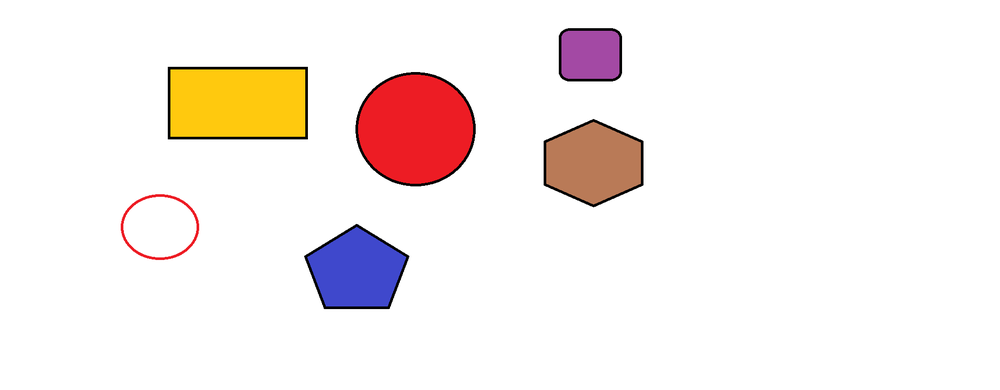
#> input picture Day17/input_images/p1.png, 1000 x 390 px, shrunk from 1913 x 747 before the run, found by its file name
$ python 'Shape Detection.py'
#> lines starting #> are read from the running program, lines starting #| are printed output that depends on the picture; after the words box and inside, x2 and y2 are one past the last pixel; in counts of white or black regions, pixels touching at a corner belong together
import cv2

img = cv2.imread("Day17/input_images/p1.png")  # load image
#> img is the input picture: shape (390, 1000, 3); mean B, G, R 237, 239.2, 247.5

gray = cv2.cvtColor(img, cv2.COLOR_BGR2GRAY)   # convert grayscale
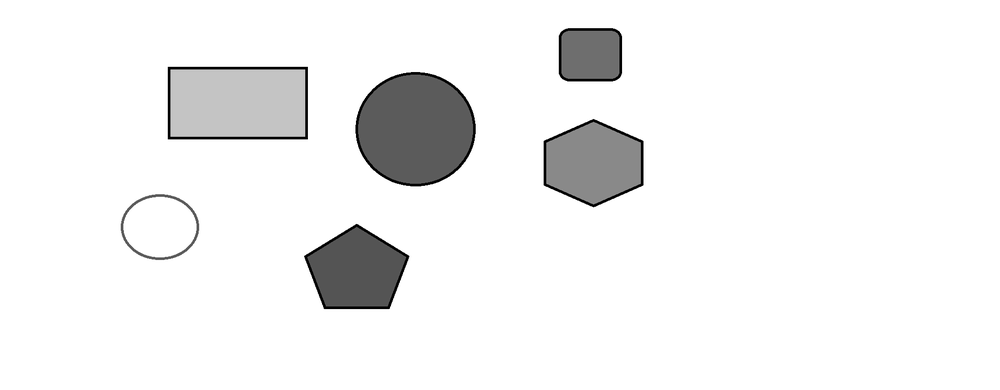
#> gray: shape (390, 1000); min 0, max 255, mean 241.4

_, thresh = cv2.threshold(gray,127,255,cv2.THRESH_BINARY_INV)   # convert into binary (bakcground is black and object is white like matrix)
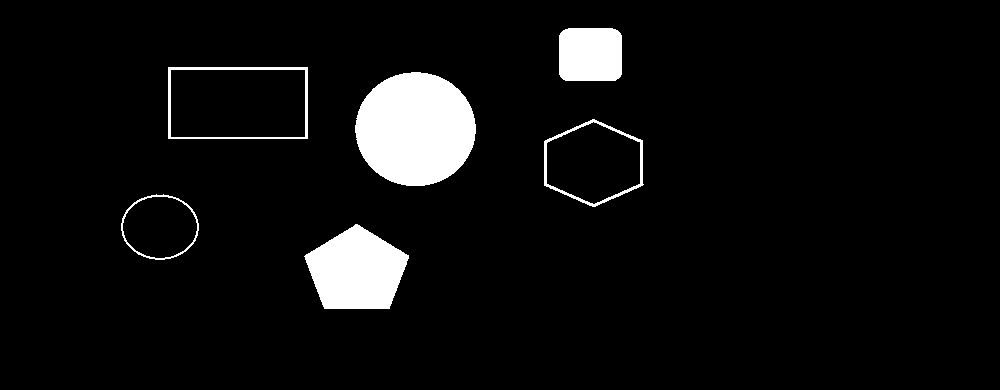
#> thresh: shape (390, 1000); 5.8% white; 6 white regions

contours, _ = cv2.findContours(   # find contour means find external edges and bounding area of object
    thresh,
    cv2.RETR_EXTERNAL,
    cv2.CHAIN_APPROX_SIMPLE
)
#> contours = 6 contours; box (x1, y1, x2, y2) and area: (355, 72, 476, 186) 10609, (168, 67, 308, 139) 9869, (544, 119, 644, 207) 6458, (304, 224, 409, 309) 6093, (121, 194, 199, 260) 3881, (559, 28, 622, 81) 3148

for cnt in contours:   #load all object in image one by one

    epsilon = 0.02 * cv2.arcLength(cnt, True)       #calculate perimeter
    approx = cv2.approxPolyDP(cnt, epsilon, True)   # find important points

    corners = len(approx)

    x,y,w,h = cv2.boundingRect(approx)

    if corners == 3:  #draw and text condition
        shape = "Triangle"

    elif corners == 4:

        ratio = w / float(h)

        if 0.95 <= ratio <= 1.05:
            shape = "Square"
        else:
            shape = "Rectangle"

    elif corners >= 8:
        shape = "Circle"

    else:
        shape = "Polygon"

    cv2.drawContours(img,[approx],-1,(0,255,0),3)  #draw contours

    cv2.putText(   #show text
        img,
        shape,
        (x,y-10),
        cv2.FONT_HERSHEY_SIMPLEX,
        0.6,
        (255,0,0),
        2
    )
#> this loop made 6 passes
#> (epsilon, approx, corners, x, y, w, h, ratio) on pass 5: (8.4, [[168, 67], [168, 138], [307, 138], [307, 67]], 4, 168, 67, 140, 72, 1.94)
#> (epsilon, corners, x, y, w, h, shape) on passes 1, 2, 3, 4, 6: (6.32, 5, 304, 224, 105, 85, 'Polygon'), (4.71, 8, 121, 194, 78, 66, 'Circle'), (6.42, 6, 544, 119, 100, 88, 'Polygon'), (7.76, 8, 357, 73, 117, 111, 'Circle'), (4.3, 5, 560, 28, 61, 52, 'Polygon')
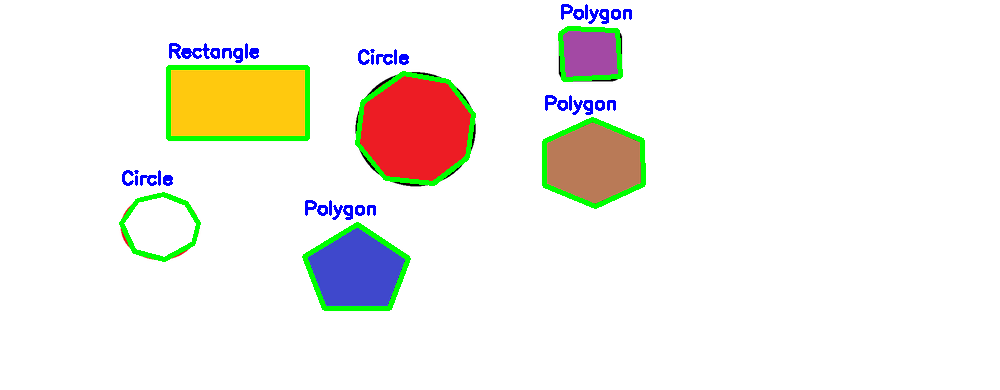
#> img: shape (390, 1000, 3); 3.11% of pixels changed, all inside (x1, y1, x2, y2) = (119, 4, 646, 311)

cv2.imshow("Shapes", img)
cv2.imwrite("Day17/output_images/label_results.png", img)
cv2.waitKey(0)
cv2.destroyAllWindows()

$ run again, with Day17/input_images/p3.png copied over Day17/input_images/p1.png
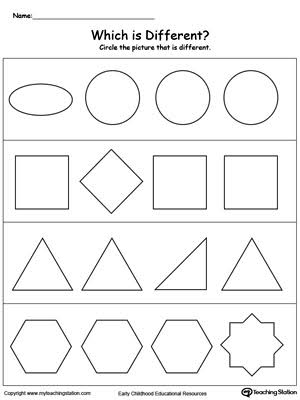
#> input picture Day17/input_images/p3.png, 300 x 400 px, found by its file name
#> img is the input picture: shape (400, 300, 3); min 0, max 255, mean 243.4
#> `_, thresh = cv2.threshold(gray,127,255,cv2.THRESH_BINARY_INV)`:
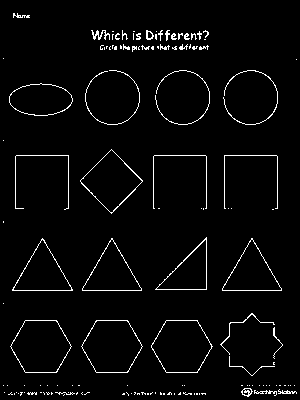
#> thresh: shape (400, 300); 3.2% white in thin lines or dots
#> contours = 135 contours, 119 with area under 20; largest, box (x1, y1, x2, y2) and area: (151, 320, 213, 373) 2393, (81, 320, 143, 373) 2393, (10, 320, 72, 373) 2392, (80, 149, 143, 214) 2038, (12, 238, 73, 291) 1594
#> the loop `for cnt in contours:` made 135 passes
#> (cnt, epsilon, approx, corners, x, y, w, h) on pass 11: ([[123, 393], [122, 394], [124, 394], [124, 393]], 0.108, [[124, 393], [123, 393], [122, 394], [124, 394]], 4, 122, 393, 3, 2)
#> after the loop `for cnt in contours:`:
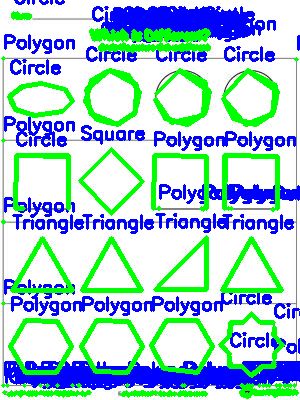
#> img: shape (400, 300, 3); mean B, G, R 214.4, 207.3, 169

$ run again, with Day17/input_images/p5.png copied over Day17/input_images/p1.png
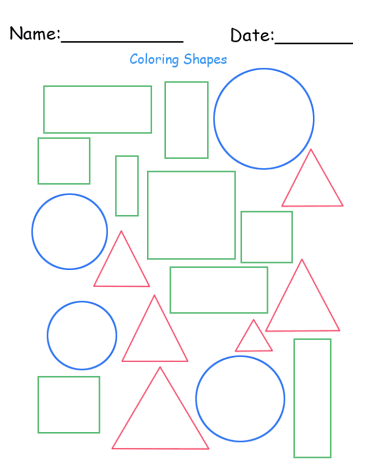
#> input picture Day17/input_images/p5.png, 370 x 468 px, found by its file name
#> img is the input picture: shape (468, 370, 3); mean B, G, R 249.7, 249.2, 247.9
#> `_, thresh = cv2.threshold(gray,127,255,cv2.THRESH_BINARY_INV)`:
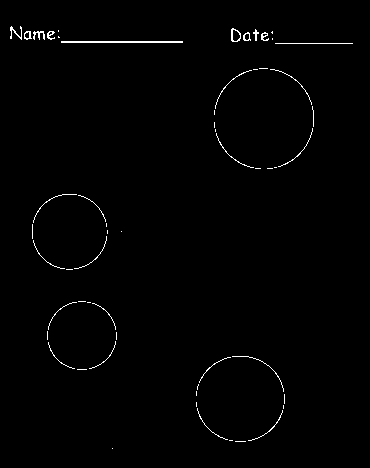
#> thresh: shape (468, 370); 0.93% white in thin lines or dots, all inside (x1, y1, x2, y2) = (10, 26, 353, 449)
#> contours = 57 contours, 49 with area under 20; largest, box (x1, y1, x2, y2) and area: (61, 41, 183, 43) 121, (231, 28, 241, 42) 96, (24, 31, 32, 40) 42, (243, 32, 251, 41) 42, (47, 31, 55, 40) 28, (261, 32, 269, 41) 27, (33, 31, 45, 40) 26, (10, 26, 22, 40) 22
#> the loop `for cnt in contours:` made 57 passes
#> (epsilon, approx, corners, x, y, w, h, ratio) on pass 12: (1.76, [[230, 357], [209, 367], [199, 382], [213, 364]], 4, 199, 357, 32, 26, 1.23)
#> after the loop `for cnt in contours:`:
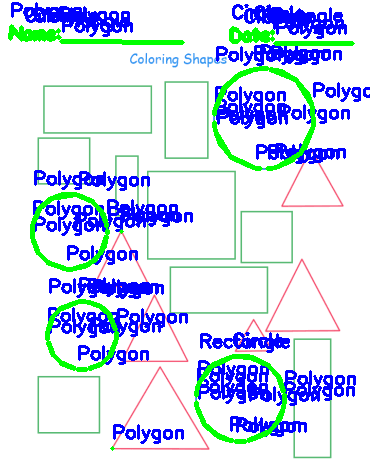
#> img: shape (468, 370, 3); 16.96% of pixels changed, all inside (x1, y1, x2, y2) = (8, 2, 370, 451)
